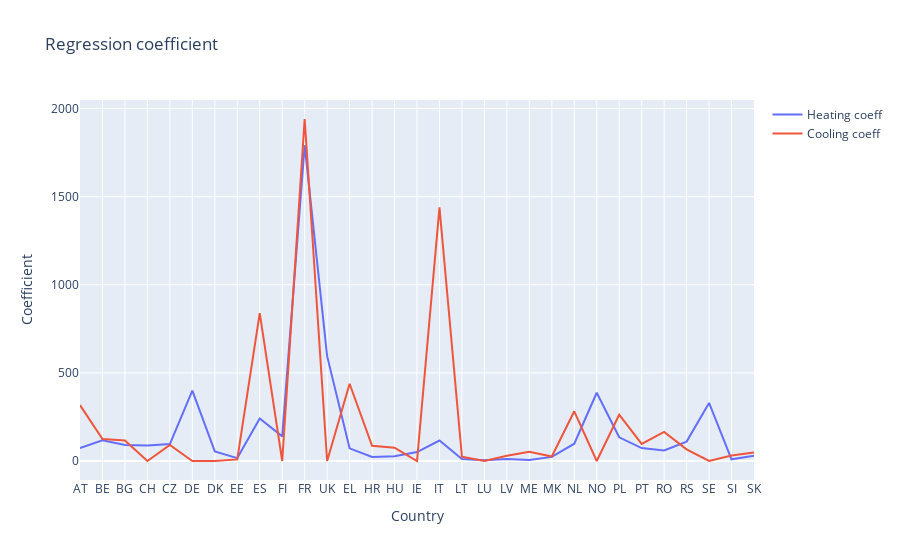

Notebook code cell kept with this figure:
### Code cell
fig = go.Figure()
fig.add_trace(go.Scatter(x=reg_parameters_temp.columns, y=reg_parameters_temp.iloc[0,:], mode='lines', name='Heating coeff'))
fig.add_trace(go.Scatter(x=reg_parameters_temp.columns, y=reg_parameters_temp.iloc[1,:], mode='lines', name='Cooling coeff'))
fig.update_layout(title='Regression coefficient',
                  xaxis_title='Country',
                  yaxis_title='Coefficient')
fig.show()

### Figure 1 — Plotly figure (JSON) as saved in the notebook; plotly's stock layout.template omitted (floating-point values rounded to 4 significant figures)
{"data": [{"mode": "lines", "name": "Heating coeff", "type": "scatter", "x": ["AT", "BE", "BG", "CH", "CZ", "DE", "DK", "EE", "ES", "FI", "FR", "UK", "EL", "HR", "HU", "IE", "IT", "LT", "LU", "LV", "ME", "MK", "NL", "NO", "PL", "PT", "RO", "RS", "SE", "SI", "SK"], "y": [73.11, 117.7, 91.47, 87.38, 95.85, 399.3, 54.3, 16.5, 241.7, 139.9, 1792.0, 594.8, 71.82, 22.85, 27.27, 50.5, 116.1, 11.04, 4.061, 10.72, 5.139, 23.29, 98.03, 387.4, 134.6, 73.39, 59.88, 110.1, 329.5, 9.492, 29.83]}, {"mode": "lines", "name": "Cooling coeff", "type": "scatter", "x": ["AT", "BE", "BG", "CH", "CZ", "DE", "DK", "EE", "ES", "FI", "FR", "UK", "EL", "HR", "HU", "IE", "IT", "LT", "LU", "LV", "ME", "MK", "NL", "NO", "PL", "PT", "RO", "RS", "SE", "SI", "SK"], "y": [317.3, 124.3, 116.8, 0, 91.21, 0, 0, 9.214, 839.5, 0, 1941.0, 0, 438.4, 85.96, 75.8, 0, 1440.0, 24.05, 0, 29.3, 52.82, 25.37, 282.1, 0, 262.6, 96.78, 165.1, 66.05, 0, 31.64, 47.82]}], "layout": {"title": {"text": "Regression coefficient"}, "xaxis": {"title": {"text": "Country"}}, "yaxis": {"title": {"text": "Coefficient"}}}}
